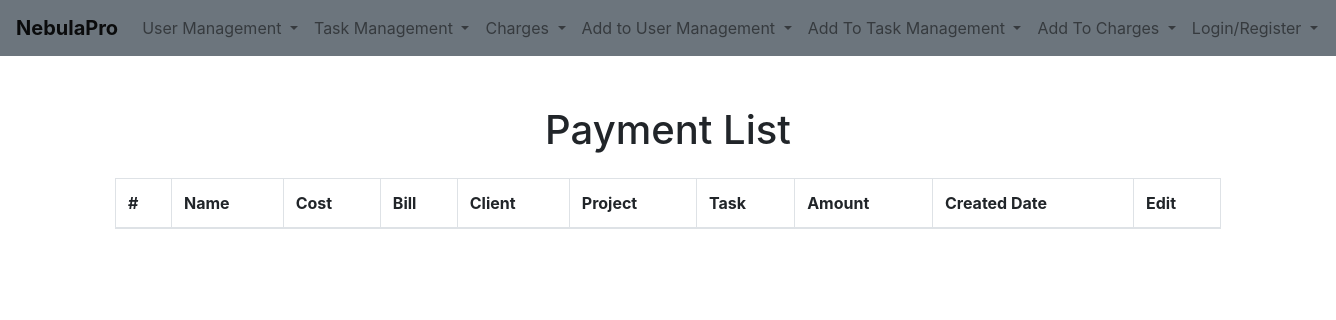
/payments/, run on an earlier commit of the app's database.
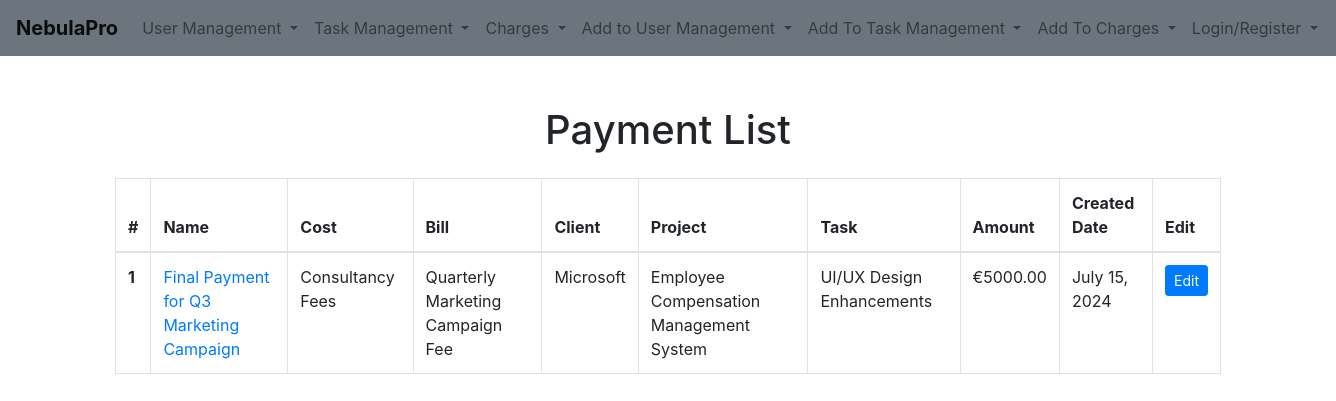
And on a later commit of the database.
### charges/models.py (models this page shows, shortened)
class Payment(models.Model):
    name = models.CharField(max_length=225)
    cost = models.ForeignKey(Cost, null = False, on_delete=models.CASCADE)
    bill = models.ForeignKey(Bill, null = False, on_delete=models.CASCADE)
    client = models.ForeignKey(Client, null = False, on_delete=models.CASCADE)
    project = models.ForeignKey(Project, null = True, on_delete=models.CASCADE)
    task = models.ForeignKey(Task, null = True, on_delete=models.CASCADE)
    amount = models.DecimalField(max_digits=10, decimal_places=2, default=0.00)
    created_date = models.DateField(auto_now_add=True)

class Cost(models.Model):
    name = models.CharField(max_length=225)
    amount = models.DecimalField(max_digits=10, decimal_places=2)
    client = models.ForeignKey(Client, null = False, on_delete=models.CASCADE)
    task = models.ForeignKey(Task, null = False, on_delete=models.CASCADE)
    description = models.TextField()
    project = models.ForeignKey(Project, null = False, on_delete=models.CASCADE)
    status = models.CharField(max_length=225, choices=COST_STATUS_CHOICES, default = 'requested')
    created_date = models.DateTimeField(auto_now_add=True)
    def __str__(self):
        return self.name

class Bill(models.Model):
    name = models.CharField(max_length=225)
    client = models.ForeignKey(Client, null = False, on_delete=models.CASCADE)
    project = models.ForeignKey(Project, null = True, on_delete=models.CASCADE)
    description = models.TextField()
    bill_registered_date = models.DateField()
    bill_paid_date = models.DateField()
    total = models.DecimalField(max_digits=10, decimal_places=2)
    status = models.CharField(max_length=225, choices=BILL_STATUS_CHOICES, default = 'back_log')
    created_date = models.DateField(auto_now_add=True)
    def __str__(self):
        return self.name

### task_management/models.py (models this page shows)
class Client(models.Model):
    industry = models.ForeignKey(Industry, null = True, on_delete=models.SET_NULL)
    name = models.CharField(max_length=225)
    email = models.EmailField(null = True, max_length= 100)
    phone_number = models.CharField(max_length= 20, null = True)
    active = models.BooleanField(default= False)
    user = models.ForeignKey(User, null = True, on_delete=models.SET_NULL)
    created_date = models.DateTimeField(auto_now_add=True)
    def __str__(self):
        return self.name

class Project(models.Model):
    title = models.CharField(max_length=225)
    active = models.BooleanField(default= False)
    client = models.ForeignKey(Client, null = False, on_delete=models.CASCADE)
    status = models.CharField(max_length=225, choices=PROJECT_STATUS_CHOICES, default = 'draft')
    created_date = models.DateTimeField(auto_now_add=True)
    start_date = models.DateField()
    end_date = models.DateField()
    total_costs = models.DecimalField(max_digits=10, decimal_places=2)
    def __str__(self):
        return self.title

class Task(models.Model):
    title = models.CharField(max_length=225)
    project = models.ForeignKey(Project, null = True, on_delete=models.CASCADE)
    status = models.CharField(max_length=225, choices=TASK_STATUS_CHOICES, default = 'back_log')
    reporter = models.ForeignKey(User, related_name='reported_tasks', null = True, on_delete=models.SET_NULL)
    assignee = models.ForeignKey(User, related_name='assigned_tasks', null = True, on_delete=models.SET_NULL)
    created_date = models.DateTimeField(auto_now_add=True)
    deadline_date = models.DateField()
    last_modified_date = models.DateTimeField()
    last_modified_by = models.ForeignKey(User, related_name='modified_tasks', null = True, on_delete=models.SET_NULL)
    def __str__(self):
        return self.title

### charges/views.py (the view)
# urls.py: path('payments/', PaymentsView.as_view(), name='payments-list'),
class PaymentsView(ListView):
    model = Payment
    template_name = 'lists/payments.html'
    context_object_name = 'payments'

### charges/templates/lists/payments.html (shortened to what this page needs)
{% extends 'base.html' %}
{% load static %}
{% block extra_css %}
<link rel="stylesheet" href="{% static 'css/charges/costs.css' %}">
{% endblock %}
{% block content %}
    {% include 'components/payments_table.html' %}
{% endblock %}

### charges/templates/components/payments_table.html
<div class="container table-container">
    <div class="table-responsive">
        <h1 class="text-center mb-4">Payment List</h1>
        <table class="table table-bordered table-striped">
            <thead>
                <tr>
                    <th scope="col">#</th>
                    <th scope="col">Name</th>
                    <th scope="col">Cost</th>
                    <th scope="col">Bill</th>
                    <th scope="col">Client</th>
                    <th scope="col">Project</th>
                    <th scope="col">Task</th>
                    <th scope="col">Amount</th>
                    <th scope="col">Created Date</th>
                    <th scope="col">Edit</th>
                </tr>
            </thead>
            <tbody>
                {% for payment in payments %}
                <tr class="{% cycle 'table-striped-row-grey' 'table-striped-row-white' %}">
                    <th scope="row">{{ forloop.counter }}</th>
                    <td><a href="{% url 'payment-detail' payment.id %}">{{ payment.name }}</a></td>
                    <td>{{ payment.cost }}</td>
                    <td>{{ payment.bill }}</td>
                    <td>{{ payment.client }}</td>
                    <td>{{ payment.project }}</td>
                    <td>{{ payment.task }}</td>
                    <td>€{{ payment.amount }}</td>
                    <td>{{ payment.created_date }}</td>
                    <td><a href="{% url 'edit_payment' payment.id %}" class="btn btn-primary btn-sm">Edit</a></td>
                </tr>
                {% endfor %}
            </tbody>
        </table>
    </div>
</div>

What changed in the data, as far as the page shows it:
added Payment: name "Final Payment for Q3 Marketing Campaign", cost "Consultancy Fees", bill "Quarterly Marketing Campaign Fee", client "Microsoft", project "Employee Compensation Management System", task "UI/UX Design Enhancements", amount "5000.00", created_date "July 15, 2024"
